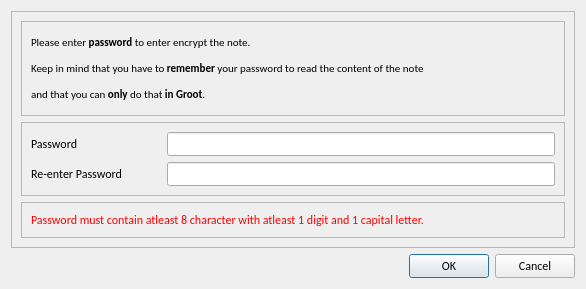
<?xml version="1.0" encoding="UTF-8"?>
<ui version="4.0">
 <class>passwordDialog</class>
 <widget class="QDialog" name="passwordDialog">
  <property name="geometry">
   <rect>
    <x>0</x>
    <y>0</y>
    <width>586</width>
    <height>289</height>
   </rect>
  </property>
  <property name="sizePolicy">
   <sizepolicy hsizetype="Preferred" vsizetype="Preferred">
    <horstretch>0</horstretch>
    <verstretch>0</verstretch>
   </sizepolicy>
  </property>
  <property name="font">
   <font>
    <family>Calibri</family>
    <pointsize>9</pointsize>
   </font>
  </property>
  <property name="focusPolicy">
   <enum>Qt::NoFocus</enum>
  </property>
  <property name="windowTitle">
   <string>Please enter your password</string>
  </property>
  <property name="windowIcon">
   <iconset resource="../../../resource.qrc">
    <normaloff>:/icons/Icons/16x16/key.png</normaloff>:/icons/Icons/16x16/key.png</iconset>
  </property>
  <layout class="QGridLayout" name="gridLayout">
   <item row="2" column="0">
    <widget class="QDialogButtonBox" name="buttonBox">
     <property name="standardButtons">
      <set>QDialogButtonBox::Cancel|QDialogButtonBox::Ok</set>
     </property>
    </widget>
   </item>
   <item row="0" column="0">
    <widget class="QFrame" name="mainFrame">
     <property name="frameShape">
      <enum>QFrame::StyledPanel</enum>
     </property>
     <property name="frameShadow">
      <enum>QFrame::Raised</enum>
     </property>
     <layout class="QVBoxLayout" name="verticalLayout">
      <item>
       <widget class="QFrame" name="upperFrame">
        <property name="sizePolicy">
         <sizepolicy hsizetype="Preferred" vsizetype="Expanding">
          <horstretch>0</horstretch>
          <verstretch>1</verstretch>
         </sizepolicy>
        </property>
        <property name="frameShape">
         <enum>QFrame::StyledPanel</enum>
        </property>
        <property name="frameShadow">
         <enum>QFrame::Raised</enum>
        </property>
        <layout class="QGridLayout" name="gridLayout_2">
         <item row="0" column="0">
          <widget class="QLabel" name="instruction">
           <property name="sizePolicy">
            <sizepolicy hsizetype="Preferred" vsizetype="Maximum">
             <horstretch>0</horstretch>
             <verstretch>0</verstretch>
            </sizepolicy>
           </property>
           <property name="font">
            <font>
             <family>Calibri</family>
             <pointsize>8</pointsize>
            </font>
           </property>
           <property name="text">
            <string>&lt;html&gt;&lt;head/&gt;&lt;body&gt;&lt;p&gt;Please enter &lt;span style=&quot; font-weight:600;&quot;&gt;password &lt;/span&gt;to enter encrypt the note.&lt;/p&gt;&lt;p&gt;Keep in mind that you have to &lt;span style=&quot; font-weight:600;&quot;&gt;remember &lt;/span&gt;your password to read the content of the note&lt;/p&gt;&lt;p&gt;and that you can &lt;span style=&quot; font-weight:600;&quot;&gt;only&lt;/span&gt; do that &lt;span style=&quot; font-weight:600;&quot;&gt;in Groot&lt;/span&gt;.&lt;/p&gt;&lt;/body&gt;&lt;/html&gt;</string>
           </property>
           <property name="alignment">
            <set>Qt::AlignLeading|Qt::AlignLeft|Qt::AlignVCenter</set>
           </property>
           <property name="wordWrap">
            <bool>false</bool>
           </property>
          </widget>
         </item>
        </layout>
       </widget>
      </item>
      <item>
       <widget class="QFrame" name="lowerFrame">
        <property name="sizePolicy">
         <sizepolicy hsizetype="Preferred" vsizetype="Expanding">
          <horstretch>0</horstretch>
          <verstretch>0</verstretch>
         </sizepolicy>
        </property>
        <property name="frameShape">
         <enum>QFrame::StyledPanel</enum>
        </property>
        <property name="frameShadow">
         <enum>QFrame::Raised</enum>
        </property>
        <layout class="QVBoxLayout" name="verticalLayout_2">
         <item>
          <layout class="QHBoxLayout" name="horizontalLayout">
           <item>
            <widget class="QLabel" name="password">
             <property name="sizePolicy">
              <sizepolicy hsizetype="Preferred" vsizetype="Fixed">
               <horstretch>3</horstretch>
               <verstretch>0</verstretch>
              </sizepolicy>
             </property>
             <property name="text">
              <string>&lt;html&gt;&lt;head/&gt;&lt;body&gt;&lt;p&gt;&lt;span style=&quot; font-size:9pt;&quot;&gt;Password&lt;/span&gt;&lt;/p&gt;&lt;/body&gt;&lt;/html&gt;</string>
             </property>
            </widget>
           </item>
           <item>
            <widget class="QLineEdit" name="passwordLineEdit">
             <property name="sizePolicy">
              <sizepolicy hsizetype="Expanding" vsizetype="Fixed">
               <horstretch>9</horstretch>
               <verstretch>0</verstretch>
              </sizepolicy>
             </property>
             <property name="tabletTracking">
              <bool>false</bool>
             </property>
             <property name="inputMethodHints">
              <set>Qt::ImhHiddenText|Qt::ImhNoAutoUppercase|Qt::ImhNoPredictiveText|Qt::ImhSensitiveData</set>
             </property>
             <property name="text">
              <string/>
             </property>
             <property name="echoMode">
              <enum>QLineEdit::Password</enum>
             </property>
             <property name="clearButtonEnabled">
              <bool>false</bool>
             </property>
            </widget>
           </item>
          </layout>
         </item>
         <item>
          <layout class="QHBoxLayout" name="horizontalLayout_2">
           <item>
            <widget class="QLabel" name="Repassword">
             <property name="sizePolicy">
              <sizepolicy hsizetype="Preferred" vsizetype="Fixed">
               <horstretch>3</horstretch>
               <verstretch>0</verstretch>
              </sizepolicy>
             </property>
             <property name="text">
              <string>&lt;html&gt;&lt;head/&gt;&lt;body&gt;&lt;p&gt;&lt;span style=&quot; font-size:9pt;&quot;&gt;Re-enter Password&lt;/span&gt;&lt;/p&gt;&lt;/body&gt;&lt;/html&gt;</string>
             </property>
            </widget>
           </item>
           <item>
            <widget class="QLineEdit" name="RepasswordLineEdit">
             <property name="sizePolicy">
              <sizepolicy hsizetype="Expanding" vsizetype="Fixed">
               <horstretch>9</horstretch>
               <verstretch>0</verstretch>
              </sizepolicy>
             </property>
             <property name="echoMode">
              <enum>QLineEdit::Password</enum>
             </property>
            </widget>
           </item>
          </layout>
         </item>
        </layout>
       </widget>
      </item>
      <item>
       <widget class="QFrame" name="errorFrame">
        <property name="sizePolicy">
         <sizepolicy hsizetype="Preferred" vsizetype="Expanding">
          <horstretch>0</horstretch>
          <verstretch>0</verstretch>
         </sizepolicy>
        </property>
        <property name="frameShape">
         <enum>QFrame::StyledPanel</enum>
        </property>
        <property name="frameShadow">
         <enum>QFrame::Raised</enum>
        </property>
        <layout class="QVBoxLayout" name="verticalLayout_4">
         <item>
          <widget class="QLabel" name="Errortext">
           <property name="sizePolicy">
            <sizepolicy hsizetype="Preferred" vsizetype="Maximum">
             <horstretch>0</horstretch>
             <verstretch>0</verstretch>
            </sizepolicy>
           </property>
           <property name="text">
            <string>&lt;html&gt;&lt;head/&gt;&lt;body&gt;&lt;p&gt;&lt;span style=&quot; color:#ff0000;&quot;&gt;Password must contain atleast 8 character with atleast 1 digit and 1 capital letter.&lt;/span&gt;&lt;/p&gt;&lt;/body&gt;&lt;/html&gt;</string>
           </property>
          </widget>
         </item>
        </layout>
       </widget>
      </item>
     </layout>
    </widget>
   </item>
  </layout>
 </widget>
 <tabstops>
  <tabstop>passwordLineEdit</tabstop>
  <tabstop>RepasswordLineEdit</tabstop>
 </tabstops>
 <resources>
  <include location="../../../resource.qrc"/>
 </resources>
 <connections/>
</ui>
